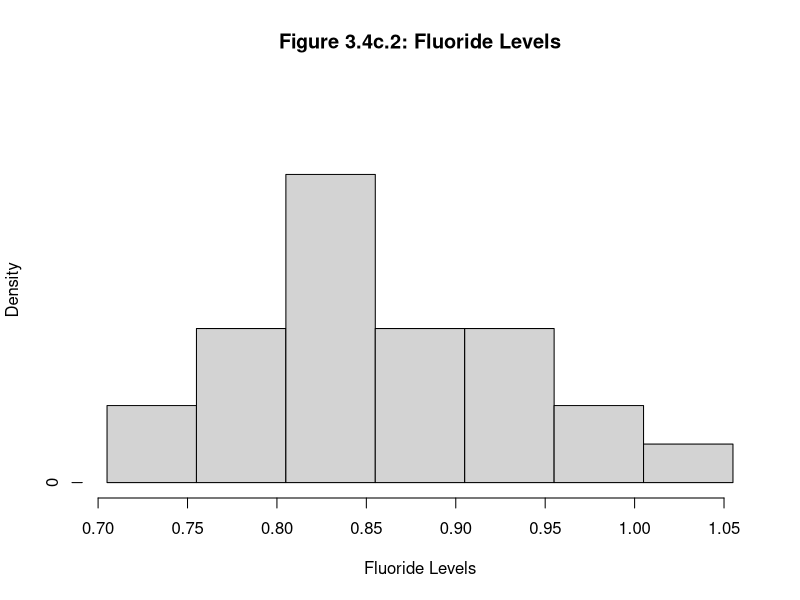

Source code (R):
fluorideLevels <- c(.75, .86, .84, .85, .97, .94, .89, .84, .83, .89, .88, .78, .77, 
                    .76, .82, .72, .92, 1.05, .94, .83, .81, .85, .97, .93, .79)
fluorideWidthBreaks <- seq(0.705, 1.06, 0.05)
library(lattice)
freqHistFluorideLevels <- hist(fluorideLevels, breaks = fluorideWidthBreaks, plot = F)
relativeFreqHistFluorideLevels <- freqHistFluorideLevels
#relativeFreqHistFluorideLevels <- hist(fluorideLevels, scale = "percent", breaks = fluorideWidthBreaks, plot = F)
relativeFreqHistFluorideLevels$counts <- relativeFreqHistFluorideLevels$counts/sum(relativeFreqHistFluorideLevels$counts)
plot(relativeFreqHistFluorideLevels, 
     main = "Figure 3.4c.2: Fluoride Levels", 
     freq = T, xlab = "Fluoride Levels", ylab = "Density", ylim = c(0,0.4))
#print(relativeFreqHistFluorideLevels)